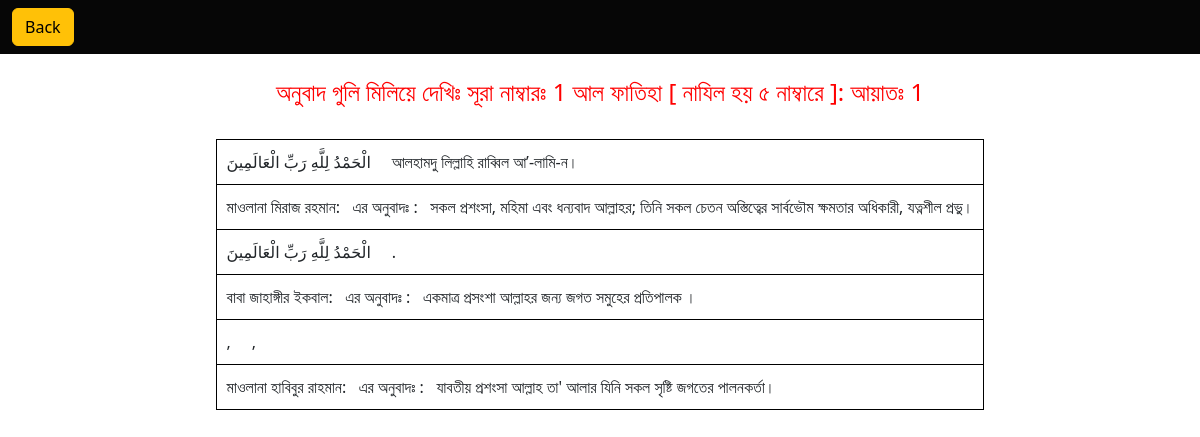
Page /compare/1/1/ on the committed database.
### qcomapp/models.py (models this page shows, shortened)
class Sura(models.Model):
    number = models.IntegerField()
    name = models.CharField(max_length=100)

class Verse(models.Model):
    sura = models.ForeignKey(Sura, on_delete=models.CASCADE)
    number = models.IntegerField()
    text = models.TextField()
    translator = models.ForeignKey(Translator, on_delete=models.CASCADE)
    arabik=models.CharField(max_length=3000)
    buchcharon=models.CharField(max_length=3000)

class Translator(models.Model):
    name = models.CharField(max_length=100)

### qcomapp/views.py (the view)
# urls.py: path('compare/<int:sura_number>/<int:verse_number>/', views.compare_verses, name='compare_verses'),
def compare_verses(request, sura_number, verse_number):
    sura = get_object_or_404(Sura, number=sura_number)
    translator = get_object_or_404(Translator, name='মাওলানা মিরাজ রহমান')
    verses = Verse.objects.filter(sura=sura, number=verse_number)
    return render(request, 'compare.html', {'sura': sura, 'verses': verses,'translator':translator})

### templates/compare.html (shortened to what this page needs)
{% load static %}
<!DOCTYPE html>
<html>
<head>
   <link href="https://cdn.jsdelivr.net/npm/bootstrap@5.2.0/dist/css/bootstrap.min.css" rel="stylesheet">
</head>
<body>
      <nav class="navbar sticky-top navbar-light-bg-light" style="background-color: #060606;">
        <div class="container-fluid">
 <button class="btn btn-warning w-20  btn" onclick="location.href='{% url 'home' %}'">Back</button>
</div>
</nav>
<br>
  {% block content %}
    <h4>অনুবাদ গুলি মিলিয়ে দেখিঃ  সূরা নাম্বারঃ  {{ sura.number }} {{ sura.name }}: আয়াতঃ  {{ verses.first.number }}</h4><br>
    <table class="center" border="2" cellpadding="10">
    {% for verse in verses %}
    <tr>
      <td> {{verse.arabik}} &nbsp;&nbsp;&nbsp; {{ verse.buchcharon }} </td>
  </tr>
    <tr>
      <td>{{ verse.translator.name }}:&nbsp;&nbsp;&nbsp;এর অনুবাদঃ :&nbsp;&nbsp;&nbsp;{{ verse.text }}</td>
  </tr>
    {% endfor %}
  </table>
    {% endblock %}
</body>
</html>

### templates/compare.html (style rules this page uses)
table, th, td { border: 1px solid black; }
table.center { margin-left: auto; margin-right: auto; }
h4 { text-align: center; margin-left:0px; color:Red; }

### rows in the picture
Sura: number "1", name "আল ফাতিহা [ নাযিল হয় ৫ নাম্বারে ]"
Verse: first.number "1", arabik "الْحَمْدُ لِلَّهِ رَبِّ الْعَالَمِينَ", buchcharon "আলহামদু লিল্লাহি রাব্বিল আ’-লামি-ন।", translator.name "মাওলানা মিরাজ রহমান", text "সকল প্রশংসা, মহিমা এবং ধন্যবাদ আল্লাহর; তিনি সকল চেতন অস্তিত্বের সার্বভৌম ক্ষমতার অধিকারী, যত্নশীল প্রভু।"
Verse: arabik "الْحَمْدُ لِلَّهِ رَبِّ الْعَالَمِينَ", buchcharon ".", translator.name "বাবা জাহাঙ্গীর ইকবাল", text "একমাত্র প্রসংশা আল্লাহর জন্য জগত সমুহের প্রতিপালক ।"
Verse: arabik ",", buchcharon ",", translator.name "মাওলানা হাবিবুর রাহমান", text "যাবতীয় প্রশংসা আল্লাহ তা' আলার যিনি সকল সৃষ্টি জগতের পালনকর্তা।"
